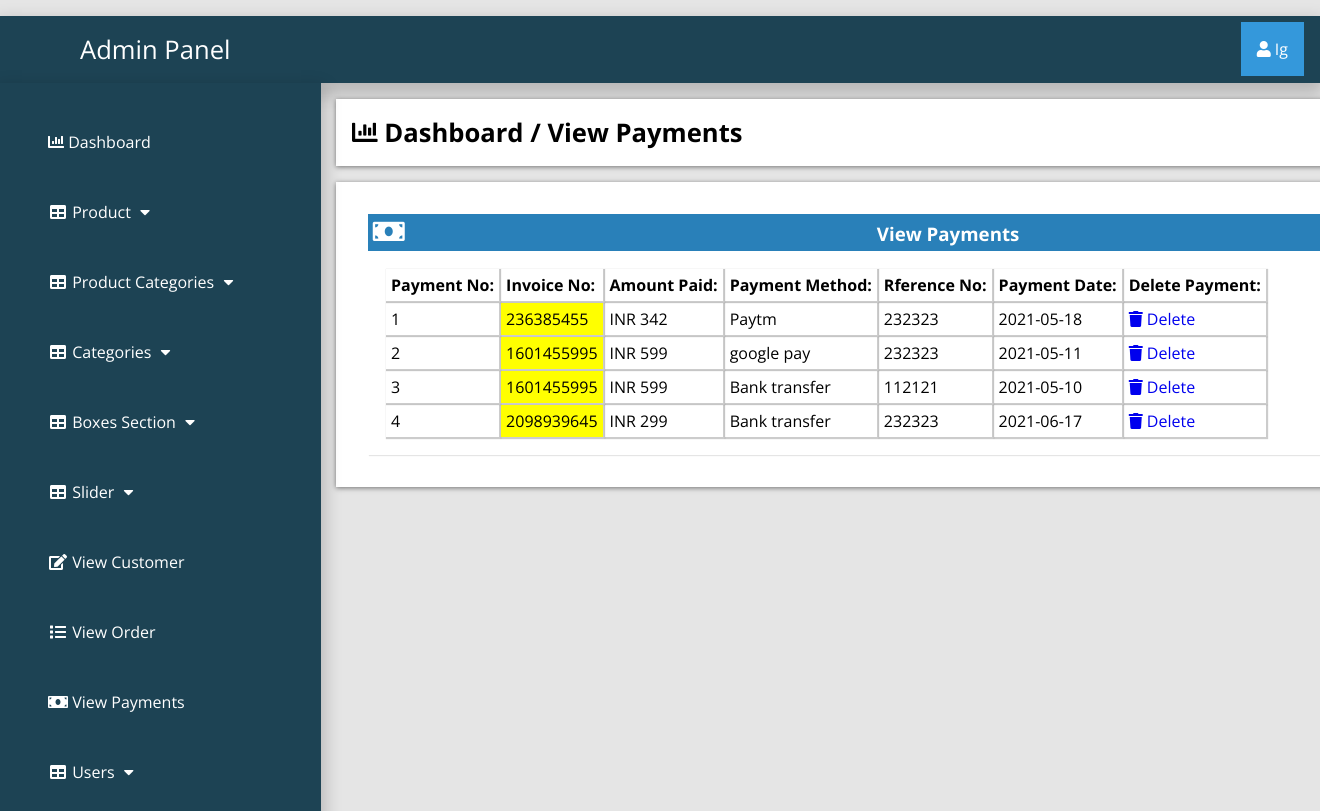
The page /admin_area/index.php?view_payments (signed in) on the database its author committed.
### tables this page shows
CREATE TABLE `payments` (
  `payment_id` int(100) NOT NULL,
  `invoice_id` int(100) NOT NULL,
  `amount` int(100) NOT NULL,
  `payment_mode` text NOT NULL,
  `ref_no` int(100) NOT NULL,
  `payment_date` text NOT NULL
);

### admin_area/view_payments.php (the view)
<?php
if (!isset($_SESSION['admin_email'])){
  echo "<script>window.open('login.php','_self')</script>";
  }else{
?>
<div class="row">
	<div class="col-lg-12">
		<div class="breadcrump">
			<li class="active">
				<i class="fa fa-bar-chart"></i>
				Dashboard / View Payments
			</li>
		</div>
	</div>
</div>
<div class="row">
	<div class="col-lg-12">
		<div class="panel panel-default">
			<div class="panel-heading">
				<h3 class="panel-title">
					<i class="fa fa-money fa-fw"></i>
					View Payments
				</h3>
			</div>
			<div class="panel-body">
                <div class="table-responsive">
                    <table class="table table-bordered table-hover table-striped">
                        <thead>
                            <tr>
                                <th>Payment No: </th>
                                <th>Invoice No: </th>
                                <th>Amount Paid: </th>
                                <th>Payment Method: </th>
                                <th>Rference No: </th>
                                <th>Payment Date: </th>
                                <th>Delete Payment: </th>
                            </tr>
                        </thead>
                        <tbody>
                            <?php
                            $i=0;
                            $get_payments="select * from payments";
                            $run_payments=mysqli_query($con,$get_payments);
                            while ($row_payments=mysqli_fetch_array($run_payments)) {
                                $payment_id=$row_payments['payment_id'];
                                $invoice_id=$row_payments['invoice_id'];
                                $amount=$row_payments['amount'];
                                $payment_mode=$row_payments['payment_mode'];
                                $ref_no=$row_payments['ref_no'];
                                $payment_date=$row_payments['payment_date'];
                                $i++;
                                 ?>
                            <tr>
                                <td><?php echo $i; ?></td>
                                <td bgcolor="yellow"><?php echo $invoice_id; ?></td>
                                <td> INR <?php echo $amount; ?></td>
                                <td><?php echo $payment_mode; ?></td>
                                <td><?php echo $ref_no; ?></td>
                                <td><?php echo $payment_date; ?></td>
                                <td>
                                    <a href="index.php?payment_delete=<?php echo $payment_id; ?>"> <i class="fa fa-trash"></i> Delete </a>
                                </td>
                            </tr>
                        <?php } ?>
                        </tbody>
                    </table>
                </div>
            </div>
        </div>
    </div>
</div>
<?php } ?>

### admin_area/includes/sidebar.php (shortened to what this page needs)
<?php
if (!isset($_SESSION['admin_email'])){
  echo "<script>window.open('login.php','_self')</script>";
  }else{
?>
<nav class="navbar navbar-inverse navbar-fixed-top" >
	<div class="navbar-header">
		<a href="index.php?dashboard" class="navbar-brand"><span>Admin Panel</span></a>
	</div>
		<div class="dropdown">
		 <button onclick="myFunction()" class="dropbtn"><i class="fa fa-user"></i> <?php echo $admin_name; ?></a></button>
		</div>
	<div class="collapse navbar-collapse navbar-ex1-collapse">
	<ul class="nav navbar-nav side-nav">
  <li>
    <a href="index.php?dashboard"><i class="fa fa-bar-chart"></i> Dashboard</a>
  </li>
  <li class="button-dropdown" id="#products">
    <a href="#" class="dropdown-toggle" data-toggle="collapse" data-target="#products"><i class="fa fa-fw fa-table"></i> Product <i class="fa fa-fw fa-caret-down"></i></a>
  </li>
  <li class="button-dropdown" id="#products_cat">
    <a href="#" class="dropdown-toggle" data-toggle="collapse" data-target="#products_cat"><i class="fa fa-fw fa-table"></i> Product Categories <i class="fa fa-fw fa-caret-down"></i></a>
  </li>
  <li class="button-dropdown" id="#category">
    <a href="#" class="dropdown-toggle" data-toggle="collapse" data-target="#category"><i class="fa fa-fw fa-table"></i> Categories <i class="fa fa-fw fa-caret-down"></i></a>
  </li>
<li class="button-dropdown" >
  <a href="#" class="dropdown-toggle" data-toggle="collapse" data-target="#boxes">
    <i class="fa fa-fw fa-table"></i> Boxes Section <i class="fa fa-fw fa-caret-down"></i>
  </a>
</li>
  <li class="button-dropdown">
    <a href="#" class="dropdown-toggle" data-toggle="collapse" data-target="#slider"><i class="fa fa-fw fa-table"></i>  Slider <i class="fa fa-fw fa-caret-down"></i></a>
  </li>
  <li>
  	<a href="index.php?view_customer">
  		<i class="fa fa-fw fa-edit"></i> View Customer
  	</a>
  </li>
  <li>
  	<a href="index.php?view_order">
  		<i class="fa fa-fw fa-list"></i> View Order
  	</a>
  </li>
  <li>
  	<a href="index.php?view_payments">
  		<i class="fa fa-fw fa-money"></i> View Payments
  	</a>
  </li>
  <li class="button-dropdown">
    <a href="#" class="dropdown-toggle" data-toggle="collapse" data-target="#users"><i class="fa fa-fw fa-table"></i>  Users <i class="fa fa-fw fa-caret-down"></i></a>
  </li>
</ul>
</div>
</nav>
<?php } ?>

### admin_area/css/style.css (style rules this page uses)
:root { --blue:#2980b9; }
body { margin-top: ; }
* { font-family: 'Open Sans', sans-serif; margin:0; padding:0; box-sizing: border-box; text-decoration: none; transition: all .2s cubic-bezier(.37,1.14,.26,1.24); }
html { background-color: rgba(0,0,0,.1); }
.navbar-fixed-top { background:#1d4354; padding: 1rem; margin-top: 1rem; box-shadow: 0px 8px 16px 4px rgba(0,0,0,0.2); margin-left: ; margin-right: ; }
.navbar-fixed-top a span { margin-left: 4rem; }
.navbar-fixed-top .navbar-brand { font-size: 1.6rem; color: #ffffff; }
.dropbtn { background-color: #3498DB; color: white; padding: 16px; font-size: 16px; border: none; cursor: pointer; }
.dropdown { position: relative; display: inline-block; float: right; margin-top: -2.8rem; }
.nav { position: absolute; top: 51px; margin-top: 32px; width: auto; height: 110%; border-radius: 0; display: block; background-color: #1d4354; bottom: 0; overflow: hidden; padding-bottom: 40px; box-shadow: 0px 8px 16px 4px rgba(0,0,0,0.2); margin-left: -1rem; }
.nav>li>a { width: 225px; display: block; color: #ffffff; margin: 3rem; }
.row { width: 81.2%; background-color: #ffffff; margin: auto; margin-left: 21rem; margin-top: 1rem; padding: 1rem; display: ; }
.panel { text-align: left; box-shadow: 1px 1px 1px 0px rgba(0.1,0.1,0.1,0.1); margin: 1rem; background-color: #ffffff; padding: rem; }
.panel-heading .panel-title { background-color: #2980b9; color: #ffffff; padding: .3rem; }
.table-responsive .table-striped th { padding: 5px; box-shadow: 1px 1px 1px 1px rgba(0.1,0.1,0.1,0.2); }
.table-responsive .table-striped tbody td { box-shadow: 1px 1px 1px 1px rgba(0.1,0.1,0.1,0.2); padding:5px; }
.breadcrump .active { font-weight: bold; font-size: 1.6rem; }
.row { list-style: none; box-shadow: 0 1px 5px rgba(0, 0, 0, 0.5); }
.row .fa-money { font-size: 1.6rem; width: 50%; text-align: left; }
.panel-body { display: flex; align-items: center; justify-content: left; padding: 1rem; flex-wrap: wrap; }

### rows shown on the page
payments: invoice "236385455", amount "342", payment_mode "Paytm", ref_no "232323", payment_date "2021-05-18"
payments: invoice "1601455995", amount "599", payment_mode "google pay", ref_no "232323", payment_date "2021-05-11"
payments: invoice "1601455995", amount "599", payment_mode "Bank transfer", ref_no "112121", payment_date "2021-05-10"
payments: invoice "2098939645", amount "299", payment_mode "Bank transfer", ref_no "232323", payment_date "2021-06-17"

### other values the page prints
$admin_name "Ig"
